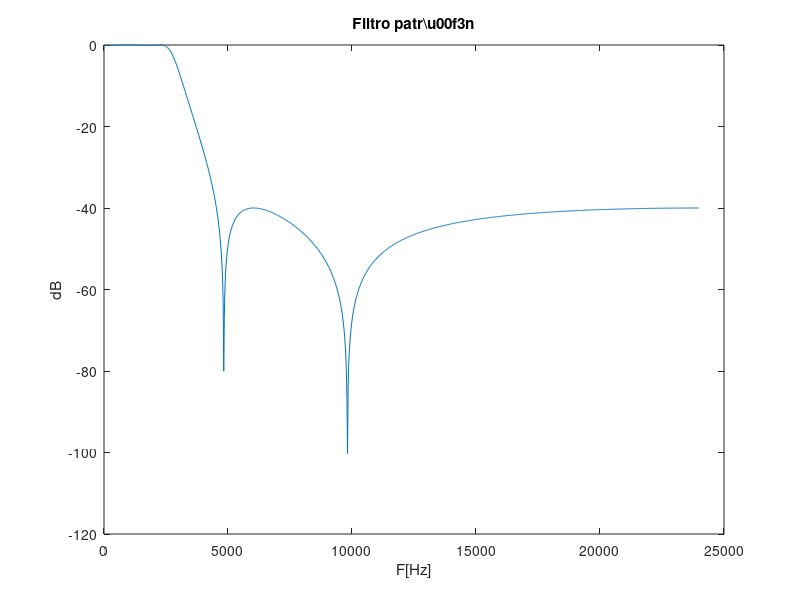
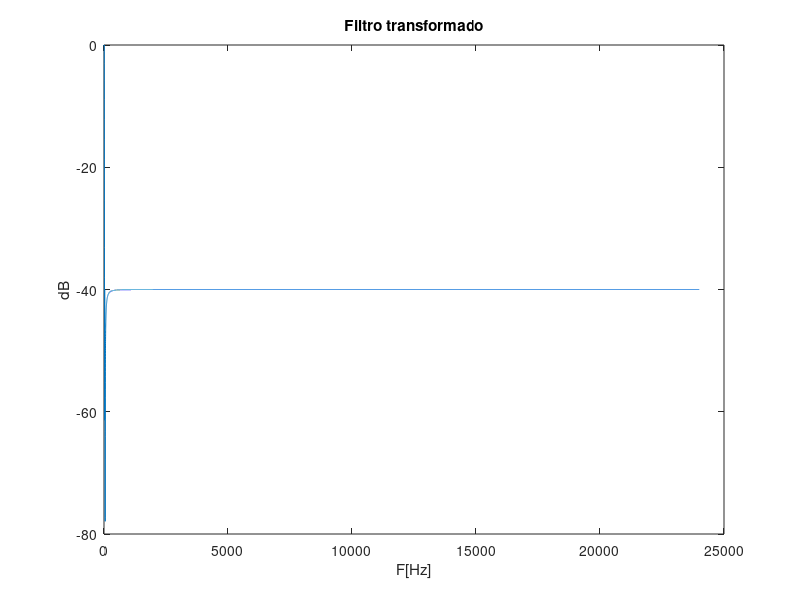
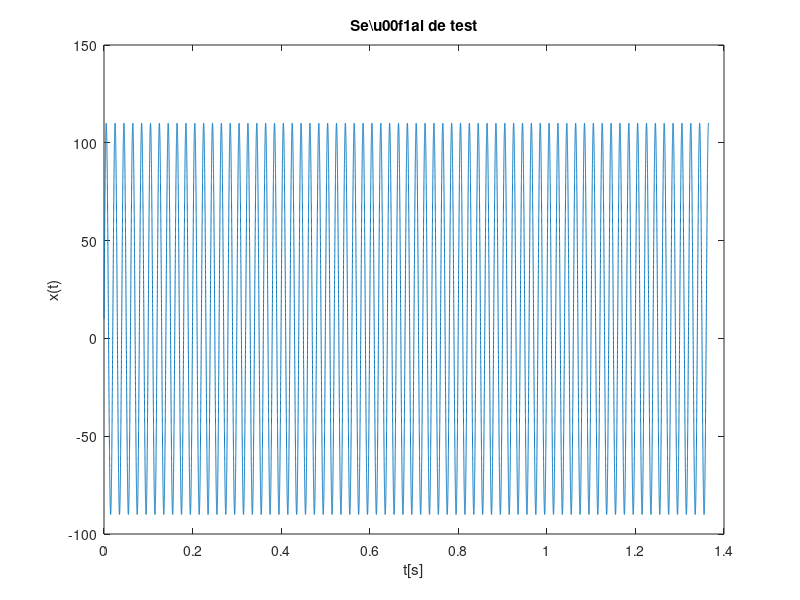
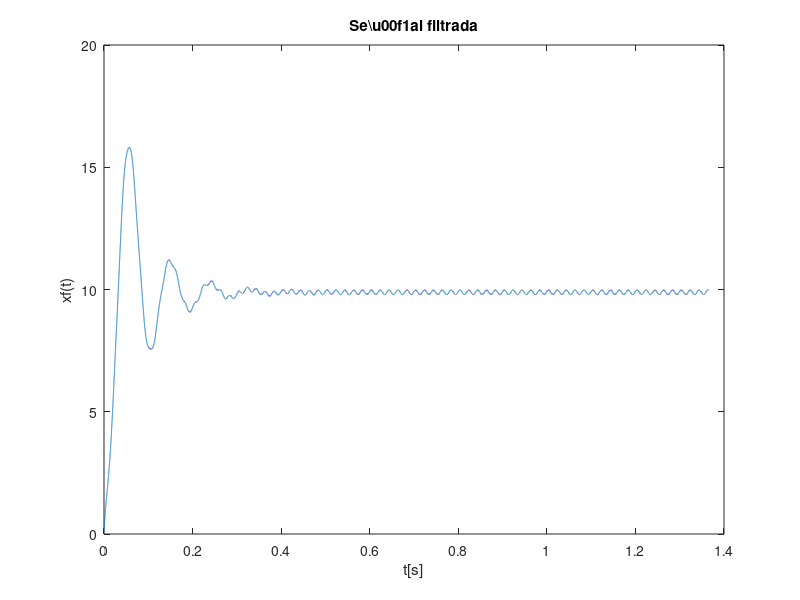

These charts were generated, in order, by the following MATLAB code:
#
# Dise\u00f1o de filtro LP para c\u00e1lculo de la DC en m\u00f3dulo de potencia
#
# Se dise\u00f1a primero un filtro IIR semilla el\u00edptico LP de orden 4, con frecuencia
# de paso normalizada Wn=0.1, rizado en banda de paso Rp=0.1dB y atenuaci\u00f3n
# en banda de rechazo Rs=40dB.
#
# Wp es la frecuencia mayor en la banda de paso dentro del rizado Rp.
#
# Despu\u00e9s usamos la transformaci\u00f3n de Constantinides para Lp a Lp, para calcular
# los coeficientes del filtro transformado, de forma que la frecuencia de paso
# objetivo sea wc2=Wp, siendo wc1=Wn.
#
# La transformaci\u00f3n es z^-1 -> (z^-1 -alfa)/(1-alfa*z^-1)
#
# siendo alfa=sin((wc1-wc2)/2)/sin((wc1+wc2)/2)
#
# Autor: Dr. Carlos Romero
# Fecha: 30/05/2025

pkg load signal;
% Especificaci\u00f3n
Fsampling=48000;
Fpass=10;
Fstop=15;

Rp=0.1;   % Rizado en banda de paso en dB Rp=20log(Rmax) Rmax valor en banda paso)
Rs=40;    % Atenuaci\u00f3n en banda de rechazo en dB

% C\u00e1lculos intermedios
Fnyquist=Fsampling/2;
Wn=0.1;
N=4;
[B,A]=ellip(N,Rp,Rs,Wn);

Wp=Fpass/Fnyquist;
Ws=Fstop/Fnyquist;

[H,W]=freqz(B,A,1024);

figure(1);
plot(W/pi*Fnyquist,20*log10(abs(H)));
title('Filtro patr\u00f3n');xlabel('F[Hz]');ylabel('dB');

% Transformaci\u00f3n Constantinides
wc1=Wn*pi;
wc2=Wp*pi;


alfa=sin((wc1-wc2)/2)/sin((wc1+wc2)/2);

% Descomponemos los polinomios de orden 4 en cascada de orden 2
Z=roots(B);
P=roots(A);

L=length(Z);

for l=1:L
  ceros(l,:)=[1 -Z(l)];
  polos(l,:)=[1 -P(l)];
endfor

N1=conv(ceros(1,:),ceros(2,:))*B(1);
D1=conv(polos(1,:),polos(2,:));
N2=conv(ceros(3,:),ceros(4,:));
D2=conv(polos(3,:),polos(4,:));

% Transformaci\u00f3n de cada Biquad
B10=N1(1)-alfa*N1(2)+alfa^2*N1(3);
A10=D1(1)-alfa*D1(2)+alfa^2*D1(3);
B11=N1(2)*(1+alfa^2)-2*alfa*(N1(1)+N1(3));
A11=D1(2)*(1+alfa^2)-2*alfa*(D1(1)+D1(3));
B12=N1(1)*alfa^2-N1(2)*alfa+N1(3);
A12=D1(1)*alfa^2-D1(2)*alfa+D1(3);


B20=N2(1)-alfa*N2(2)+alfa^2*N2(3);
A20=D2(1)-alfa*D2(2)+alfa^2*D2(3);
B21=N2(2)*(1+alfa^2)-2*alfa*(N2(1)+N2(3));
A21=D2(2)*(1+alfa^2)-2*alfa*(D2(1)+D2(3));
B22=N2(1)*alfa^2-N2(2)*alfa+N2(3);
A22=D2(1)*alfa^2-D2(2)*alfa+D2(3);

B1=[B10 B11 B12];
A1=[A10 A11 A12];

K1=A1(1);

B2=[B20 B21 B22];
A2=[A20 A21 A22];

K2=A2(1);

B1=B1/K1;
A1=A1/K1;
B2=B2/K2;
A2=A2/K2;


% Respuesta en frecuencia del nuevo filtro transformado
[H1,W]=freqz(B1,A1,32768);
[H2,W]=freqz(B2,A2,32768);

figure(2);
plot(W/pi*Fnyquist,20*log10(abs(H1.*H2)));
title('Filtro transformado');xlabel('F[Hz]');ylabel('dB');


% Ejemplo de filtrado de se\u00f1al

q=1:65536;
x(q)=100*sin(2*pi*50/Fsampling*(q-1))+10;

yf=filter(B2,A2,filter(B1,A1,x));

figure(3);
plot((q-1)/Fsampling,x);
title('Se\u00f1al de test');xlabel('t[s]');ylabel('x(t)');

figure(4);
plot((q-1)/Fsampling,yf);
title('Se\u00f1al filtrada');xlabel('t[s]');ylabel('xf(t)');
